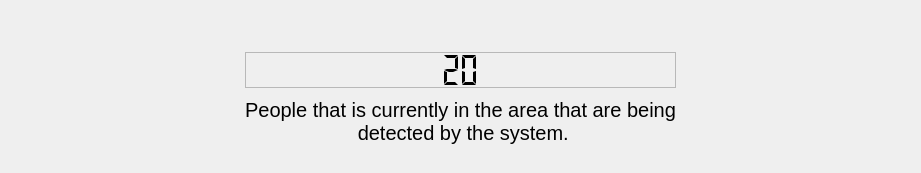
         <widget class="QWidget" name="peoplepage">
          <layout class="QGridLayout" name="gridLayout_5" rowstretch="0,1,0,0,0">
           <property name="leftMargin">
            <number>0</number>
           </property>
           <property name="topMargin">
            <number>20</number>
           </property>
           <property name="rightMargin">
            <number>0</number>
           </property>
           <property name="bottomMargin">
            <number>10</number>
           </property>
           <property name="horizontalSpacing">
            <number>0</number>
           </property>
           <property name="verticalSpacing">
            <number>10</number>
           </property>
           <item row="4" column="1">
            <spacer name="verticalSpacer_3">
             <property name="orientation">
              <enum>Qt::Vertical</enum>
             </property>
             <property name="sizeHint" stdset="0">
              <size>
               <width>20</width>
               <height>18</height>
              </size>
             </property>
            </spacer>
           </item>
           <item row="1" column="1" rowspan="2">
            <widget class="QWidget" name="people_counter_widget" native="true">
             <layout class="QVBoxLayout" name="verticalLayout_10" stretch="0">
              <property name="spacing">
               <number>0</number>
              </property>
              <property name="leftMargin">
               <number>0</number>
              </property>
              <property name="topMargin">
               <number>0</number>
              </property>
              <property name="rightMargin">
               <number>0</number>
              </property>
              <property name="bottomMargin">
               <number>0</number>
              </property>
              <item>
               <layout class="QVBoxLayout" name="verticalLayout_9" stretch="0,1">
                <property name="spacing">
                 <number>0</number>
                </property>
                <item>
                 <widget class="QLabel" name="peoplelabel_16">
                  <property name="sizePolicy">
                   <sizepolicy hsizetype="Minimum" vsizetype="Minimum">
                    <horstretch>0</horstretch>
                    <verstretch>0</verstretch>
                   </sizepolicy>
                  </property>
                  <property name="text">
                   <string/>
                  </property>
                  <property name="pixmap">
                   <pixmap resource="resource.qrc">:/icons/icon/people.png</pixmap>
                  </property>
                  <property name="alignment">
                   <set>Qt::AlignCenter</set>
                  </property>
                 </widget>
                </item>
                <item>
                 <widget class="QLCDNumber" name="lcdNumber_2">
                  <property name="frameShape">
                   <enum>QFrame::StyledPanel</enum>
                  </property>
                  <property name="digitCount">
                   <number>2</number>
                  </property>
                  <property name="mode">
                   <enum>QLCDNumber::Dec</enum>
                  </property>
                  <property name="segmentStyle">
                   <enum>QLCDNumber::Flat</enum>
                  </property>
                  <property name="value" stdset="0">
                   <double>20.000000000000000</double>
                  </property>
                 </widget>
                </item>
               </layout>
              </item>
             </layout>
            </widget>
           </item>
           <item row="2" column="2">
            <spacer name="horizontalSpacer_4">
             <property name="orientation">
              <enum>Qt::Horizontal</enum>
             </property>
             <property name="sizeHint" stdset="0">
              <size>
               <width>245</width>
               <height>20</height>
              </size>
             </property>
            </spacer>
           </item>
           <item row="1" column="0">
            <spacer name="horizontalSpacer_3">
             <property name="orientation">
              <enum>Qt::Horizontal</enum>
             </property>
             <property name="sizeHint" stdset="0">
              <size>
               <width>245</width>
               <height>20</height>
              </size>
             </property>
            </spacer>
           </item>
           <item row="3" column="1">
            <widget class="QWidget" name="labelnumber" native="true">
             <layout class="QGridLayout" name="gridLayout_4">
              <property name="leftMargin">
               <number>0</number>
              </property>
              <property name="topMargin">
               <number>0</number>
              </property>
              <property name="rightMargin">
               <number>0</number>
              </property>
              <property name="bottomMargin">
               <number>0</number>
              </property>
              <property name="spacing">
               <number>0</number>
              </property>
              <item row="0" column="0">
               <widget class="QLabel" name="peoplelabel">
                <property name="font">
                 <font>
                  <pointsize>15</pointsize>
                 </font>
                </property>
                <property name="text">
                 <string>People that is currently in the area that are being 
 detected by the system.</string>
                </property>
                <property name="alignment">
                 <set>Qt::AlignCenter</set>
                </property>
               </widget>
              </item>
             </layout>
            </widget>
           </item>
           <item row="0" column="1">
            <spacer name="verticalSpacer_4">
             <property name="orientation">
              <enum>Qt::Vertical</enum>
             </property>
             <property name="sizeHint" stdset="0">
              <size>
               <width>20</width>
               <height>18</height>
              </size>
             </property>
            </spacer>
           </item>
          </layout>
         </widget>
